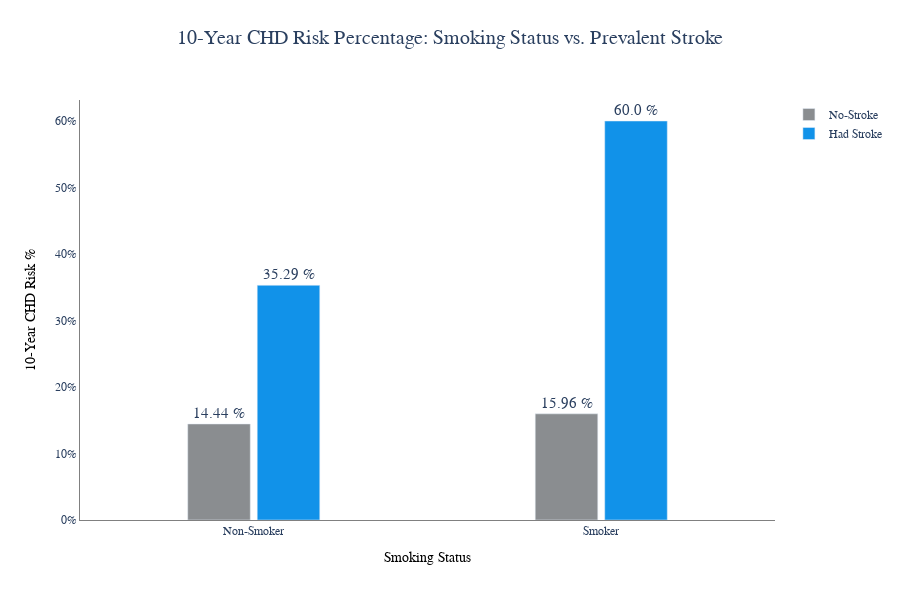

Notebook source saved alongside this figure:
### Code cell
bar_chart(
    grouped_chd_pstro,
    "currentSmoker",
    "per",
    txt = "annotation_per",
    labls = {'currentSmoker': 'Current Smoker', 'prevalentStroke': 'Prevalent Stroke', 'per': 'CHD Risk', "annotation_per": "False"},
    hover={"annotation_per":False},
    colors =['#8A8D90','#1192e9'] ,
    height=600,
    width=900,
    ttle="10-Year CHD Risk Percentage: Smoking Status vs. Prevalent Stroke",
    xtitle="Smoking Status" ,
    ytitle="10-Year CHD Risk %" ,
    colour='prevalentStroke', 
    bg=0.6, 
    bgg=0.1,
    yscale = False,
    yscale_percentage=True
)

### Figure 1 — Plotly figure (JSON) as saved in the notebook; plotly's stock layout.template omitted (floating-point values rounded to 4 significant figures)
{"data": [{"alignmentgroup": "True", "customdata": [["14.44 %"], ["15.96 %"]], "hovertemplate": "Prevalent Stroke=No-Stroke<br>Current Smoker=%{x}<br>CHD Risk=%{y}<extra></extra>", "legendgroup": "No-Stroke", "marker": {"color": "#8A8D90", "pattern": {"shape": ""}}, "name": "No-Stroke", "offsetgroup": "No-Stroke", "orientation": "v", "showlegend": true, "text": ["14.44 %", "15.96 %"], "textfont": {"size": 15}, "textposition": "outside", "type": "bar", "x": ["Non-Smoker", "Smoker"], "xaxis": "x", "y": [0.1444, 0.1596], "yaxis": "y"}, {"alignmentgroup": "True", "customdata": [["35.29 %"], ["60.0 %"]], "hovertemplate": "Prevalent Stroke=Had Stroke<br>Current Smoker=%{x}<br>CHD Risk=%{y}<extra></extra>", "legendgroup": "Had Stroke", "marker": {"color": "#1192e9", "pattern": {"shape": ""}}, "name": "Had Stroke", "offsetgroup": "Had Stroke", "orientation": "v", "showlegend": true, "text": ["35.29 %", "60.0 %"], "textfont": {"size": 15}, "textposition": "outside", "type": "bar", "x": ["Non-Smoker", "Smoker"], "xaxis": "x", "y": [0.3529, 0.6], "yaxis": "y"}], "layout": {"bargap": 0.6, "bargroupgap": 0.1, "barmode": "group", "font": {"family": "Arial", "size": 14}, "height": 600, "legend": {"font": {"size": 12}, "title": {}, "tracegroupgap": 0}, "plot_bgcolor": "white", "title": {"font": {"size": 20}, "text": "10-Year CHD Risk Percentage: Smoking Status vs. Prevalent Stroke", "x": 0.5, "xanchor": "center", "y": 0.95, "yanchor": "top"}, "width": 900, "xaxis": {"anchor": "y", "autorange": true, "domain": [0, 1], "gridcolor": "lightgray", "linecolor": "gray", "range": [-0.5, 1.5], "showgrid": false, "showline": true, "tickfont": {"size": 12}, "title": {"font": {"color": "black", "size": 14}, "text": "Smoking Status"}, "type": "category", "zeroline": true}, "yaxis": {"anchor": "x", "autorange": true, "domain": [0, 1], "linecolor": "gray", "range": [0, 0.6316], "showgrid": true, "showline": true, "tickfont": {"size": 12}, "tickformat": ".0%", "title": {"font": {"color": "black", "size": 14}, "text": "10-Year CHD Risk %"}, "type": "linear", "zeroline": true}}}
